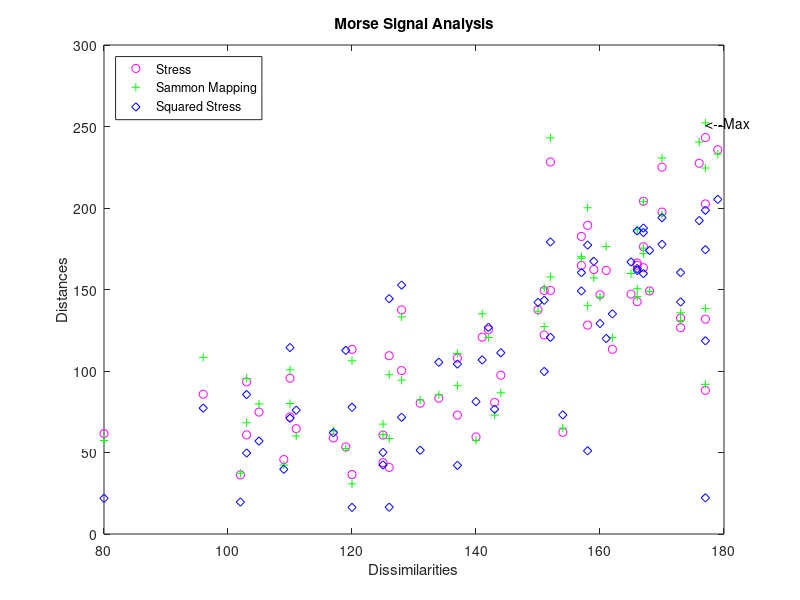

Write MATLAB code to recreate this figure.
%Lab 2 - Intro to MATLAB Plotting
%Alan Tieng
%CS 109, Spring 2020, Reckinger

clear all;
close all;
clc;

%Data to plot
x=[167,173,166,167,105,141,142,166,144,29,137,162,125,151,167,177,179,102,126,131,143,119,152,158,150,170,154,152,110,157,151,128,165,168,134,103,177,176,140,177,120,137,80,103,159,120,177,161,158,170,173,96,160,157,126,166,117,110,111,128,125,109,43];
y=[163.370717056762,132.477513476602,164.878704228353,204.146888007224,74.7814879506811,120.752182438789,125.336347109310,166.242724181452,97.4278108628663,21.8931824556363,107.926822100228,113.307791151318,60.7077510396427,149.418904459176,176.213461936471,243.210053615330,235.735309718951,36.2643740219188,40.8711232323966,80.2556481702678,80.7637823932130,53.4282329756538,149.436819263482,189.370154738494,137.566833442917,225.054613571372,62.3994972174306,228.234251653008,95.5776365239718,164.764613767545,122.109039702233,137.481826776140,147.146841238838,149.129090384695,83.3267125566767,93.3402294785530,88.1374643085091,227.473698325393,59.5377080544153,202.503762937975,113.267362242421,72.9284809777704,61.5887671405565,60.8171626977904,162.259502311880,36.4686791790962,131.817777905292,161.717870496342,128.156378280985,197.491581060223,126.573904563765,85.7559807730357,146.777130257558,182.543622912173,109.389419501183,142.511949563070,58.9160278038217,71.8315176002180,64.6366916864456,100.266482275343,43.8241069281697,45.6649310890225,54.2932986290100;175.352748703578,130.956462656437,186.646604792927,203.842036744465,79.8284313500328,135.122582787634,120.545285966122,145.626333708031,86.6221371968548,24.9323347322575,110.693600605112,120.510856848449,67.4307327442661,150.909563163784,172.017167148625,252.230440745333,233.059125752348,37.2988096978172,58.6030620114604,82.1996543716937,72.9323374732180,52.4518162628240,157.700939000797,200.137298249894,136.653922367315,230.697274276971,64.9466748227080,243.059307428648,100.758400952530,170.133178624731,127.254646382038,133.213586324738,159.816487211094,148.799040170277,85.4168691166084,95.3999621123519,91.8440501410224,240.475302345623,57.4598563321826,224.532781582820,106.265840201110,90.9726208690185,57.3263152293158,68.2623106973647,157.117607976076,30.7884316620637,138.371931449942,176.337724717516,140.054854798821,195.992149676444,135.702270156039,108.361457992203,145.383003973747,169.195232554885,97.6843026093983,150.459272367682,63.2679526415465,80.0389659907077,60.0918877979523,94.3653629008779,60.9820028857805,42.3208036068553,50.2906011725914;159.779321932170,160.400526401634,162.836652739503,184.973727711655,57.0122107112958,106.806032039787,126.777406247649,185.939417640732,111.191922857007,27.3495103132281,104.257166144799,135.057453761588,50.0264303491066,143.392623559244,187.675790126036,198.588488918986,205.296277305819,19.6135501545222,16.4376691322763,51.3899304987945,76.5678741418111,112.651957607082,120.684120587949,177.268044312476,142.061741235757,194.071409541780,73.0719261938341,179.162590864915,114.388670996752,149.100990751451,99.6950959440593,152.696565848309,166.894421288490,173.997746828871,105.363572438659,85.5595179721354,22.1919142338265,192.275430065327,81.2317422535506,174.429755096302,77.7619391361439,42.1090565170334,21.9036701780229,49.6889979822208,167.281938189831,16.2980825123526,118.540327203041,119.948663723339,51.0403136807833,177.682263484874,142.362313022170,77.2131921573830,129.147494709924,160.370009026677,144.366803956618,161.676274568523,62.1133037902008,71.0286017542662,75.9615472283792,71.6302961184356,42.3929712323367,39.6910714653356,63.3510848837363];

%{
y1 = y(1,:);  %row 1 of data
y2 = y(2,:);  %row 2 of data
y3 = y(3,:);  %row 3 of data
%}

plot(x,y(1,:), 'mo');
hold all;
plot(x,y(2,:), 'g+');
plot(x,y(3,:), 'bd');
legend('Stress', 'Sammon Mapping', 'Squared Stress',...
    'Location', 'northwest');
title('Morse Signal Analysis');
xlabel('Dissimilarities');
ylabel('Distances');

%label max location
[y_max, y_max_ind] = max(y(:));
[y_max_row, y_max_col] = ind2sub(size(y),y_max_ind);
text(x(y_max_col), y_max, '<--Max');

%data points < 80 cut off but written to match example
xlim([80, 180]);